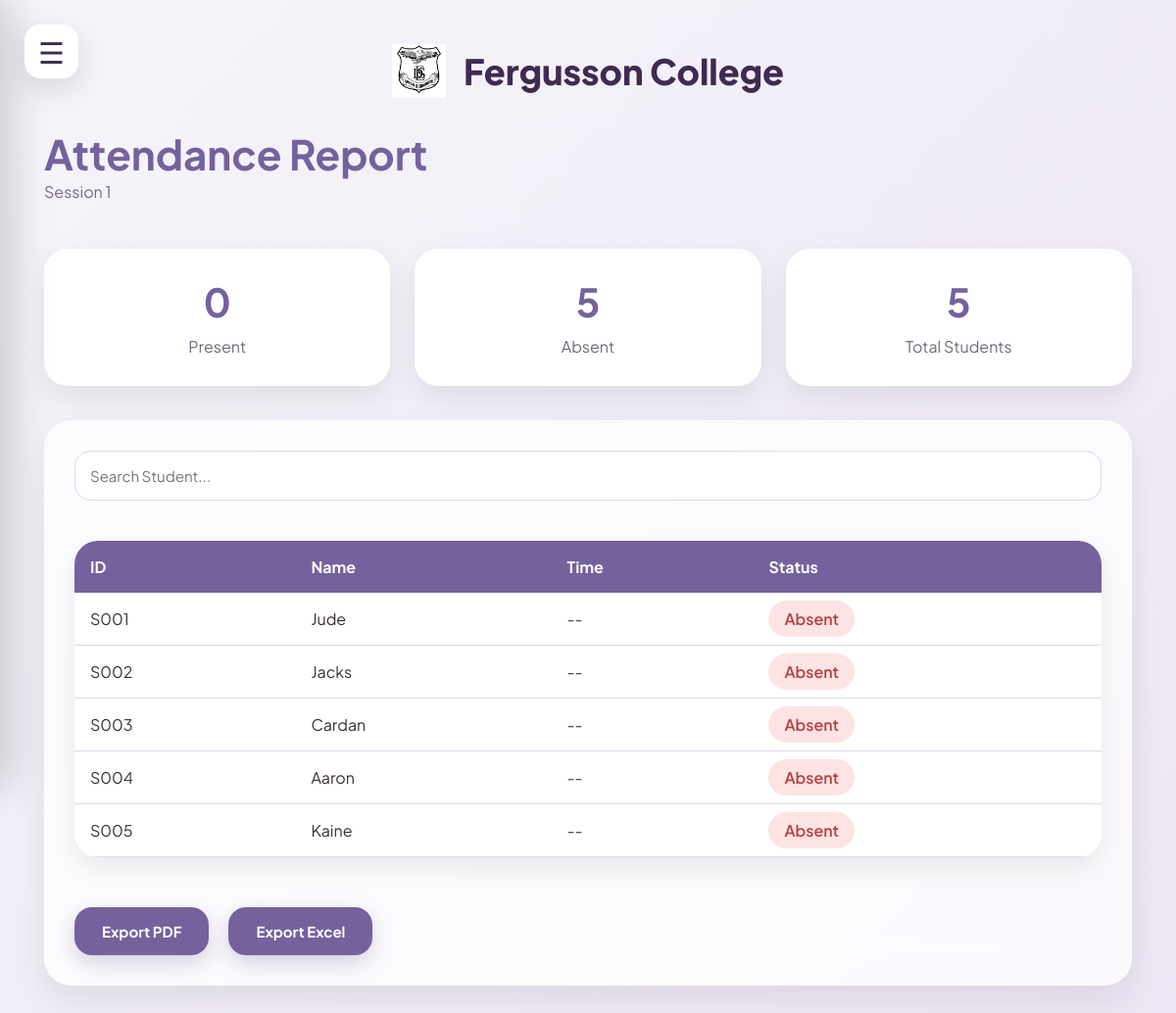
Screenshot of /attendance_report/1 with the database file from the repository.
### tables this page shows
CREATE TABLE Students(
    StudentID TEXT PRIMARY KEY,
    Name TEXT NOT NULL,
    Password TEXT NOT NULL,
    Class TEXT NOT NULL,
    Division TEXT NOT NULL,
    RollNo INTEGER NOT NULL
);

### app.py (the view)
@app.route("/attendance_report/<int:session_id>")
def attendance_report(session_id):
    connection = sqlite3.connect(DATABASE)
    cursor = connection.cursor()
    cursor.execute("""
    SELECT Class, Division, Date, StartTime
    FROM Sessions
    WHERE SessionID=?
    """,(session_id,))
    session_info = cursor.fetchone()
    cursor.execute("""
    SELECT
        Students.StudentID,
        Students.Name,
        Attendance.TimeMarked
    FROM Students

    LEFT JOIN Attendance
    ON Students.StudentID = Attendance.StudentID
    AND Attendance.SessionID=?

    ORDER BY Students.StudentID
    """,(session_id,))
    students = cursor.fetchall()
    present = sum(1 for s in students if s[2] is not None)
    total = len(students)
    absent = total - present
    connection.close()
    return render_template(
        "attendance_report.html",
        students=students,
        session_id=session_id,
        session_info=session_info,
        present=present,
        absent=absent,
        total=total
    )

### templates/attendance_report.html (shortened to what this page needs)
<!DOCTYPE html>
<html lang="en">
<head>
<link rel="stylesheet"
href="{{ url_for('static', filename='css/style.css') }}">
</head>
<body>
{% include "components/sidebar.html" %}
<main class="main-content">
{% include "components/header.html" %}
<section class="greeting">
<h1>
Attendance Report
</h1>
<p>
Session {{ session_id }}
</p>
</section>
<div class="summary-grid">
<div class="summary-card">
<h2>{{ present }}</h2>
<p>Present</p>
</div>
<div class="summary-card">
<h2>{{ absent }}</h2>
<p>Absent</p>
</div>
<div class="summary-card">
<h2>{{ total }}</h2>
<p>Total Students</p>
</div>
</div>
<div class="card">
<input
type="text"
id="searchInput"
placeholder="Search Student..."
onkeyup="searchStudent()">
<br><br>
<table class="attendance-table" id="attendanceTable">
<thead>
<tr>
<th>ID</th>
<th>Name</th>
<th>Time</th>
<th>Status</th>
</tr>
</thead>
<tbody>
{% for student in students %}
<tr>
<td>{{ student[0] }}</td>
<td>{{ student[1] }}</td>
<td>
{% if student[2] %}
{{ student[2] }}
{% else %}
--
{% endif %}
</td>
<td>
{% if student[2] %}
<span class="present-badge">
Present
</span>
{% else %}
<span class="absent-badge">
Absent
</span>
{% endif %}
</td>
</tr>
{% endfor %}
</tbody>
</table>
<br>
<div class="export-buttons">
<a href="/export_pdf/{{session_id}}">
    <button>
        Export PDF
    </button>
</a>
<a href="/export_excel/{{ session_id }}">
    <button>
        Export Excel
    </button>
</a>
</div>
</div>
</main>
</body>
</html>

### static/css/style.css (style rules this page uses)
:root { --background:#F6F4FA; --background2:#ECE6F4; --card:#FFFFFF; --primary:#75619D; --primary-dark:#3F2A52; --primary-hover:#8A74B6; --accent:#BAAEDB; --text:#3A2D34; --text-light:#71697B; --border:#DDD7E8; --success:#5A9B75; --warning:#D7A552; --danger:#C75A63; }
* { margin:0; padding:0; box-sizing:border-box; font-family:'Plus Jakarta Sans',sans-serif; }
html { scroll-behavior:smooth; }
body { min-height:100vh; background:linear-gradient( 135deg, var(--background), var(--background2) ); color:var(--text); }
a { text-decoration:none; color:inherit; }
button, input[type=submit] { border:none; outline:none; cursor:pointer; background:var(--primary); color:white; padding:15px 28px; border-radius:18px; font-size:15px; font-weight:700; transition:.25s ease; box-shadow: 0 8px 22px rgba(117,97,157,.28); }
input, select { width:100%; padding:15px; border-radius:16px; border:1px solid var(--border); background:white; font-size:15px; transition:.25s; outline:none; }
.card { background:rgba(255,255,255,.75); backdrop-filter:blur(20px); border-radius:28px; padding:30px; border:1px solid rgba(255,255,255,.5); box-shadow: 0 15px 35px rgba(0,0,0,.08); transition:.3s; }
h1 { font-size:42px; font-weight:800; color:var(--primary-dark); }
h2 { font-size:28px; font-weight:700; }
p { color:var(--text-light); line-height:1.6; }
.main-content { flex:1; padding:45px; }
.greeting { margin-bottom:45px; }
.greeting h1 { font-size:42px; color:var(--primary); font-weight:700; }
.attendance-table { width:100%; border-collapse:collapse; margin-top:30px; background:white; border-radius:24px; overflow:hidden; box-shadow:0 12px 30px rgba(0,0,0,.08); }
.attendance-table th { background:var(--primary); color:white; padding:18px; text-align:left; font-size:16px; }
.attendance-table td { padding:18px; border-bottom:1px solid var(--border); }
.attendance-table { width:100%; border-collapse:collapse; margin-top:20px; }
.attendance-table th { background:#75619D; color:white; padding:16px; font-size:16px; }
.attendance-table td { padding:16px; border-bottom:1px solid #DDD7E8; }
.summary-grid { display:grid; grid-template-columns:repeat(3,1fr); gap:25px; margin-bottom:35px; }
.summary-card { background:white; padding:28px; border-radius:24px; text-align:center; box-shadow:0 12px 30px rgba(0,0,0,.08); }
.summary-card h2 { font-size:40px; color:var(--primary); }
.summary-card p { margin-top:8px; }
.attendance-table th { background:var(--primary); color:white; padding:16px; text-align:left; }
.attendance-table td { padding:16px; border-bottom:1px solid var(--border); }
.absent-badge { background:#fde3e3; color:#b54040; padding:8px 16px; border-radius:999px; font-weight:600; }
.export-buttons { display:flex; gap:20px; margin-top:30px; }
.export-buttons button { flex:1; }

### rows the page displays
Students: StudentID "S001", Name "Jude"
Students: StudentID "S002", Name "Jacks"
Students: StudentID "S003", Name "Cardan"
Students: StudentID "S004", Name "Aaron"
Students: StudentID "S005", Name "Kaine"

### other values shown
{{ session_id }} "1"
{{ present }} "0"
{{ absent }} "5"
{{ total }} "5"
